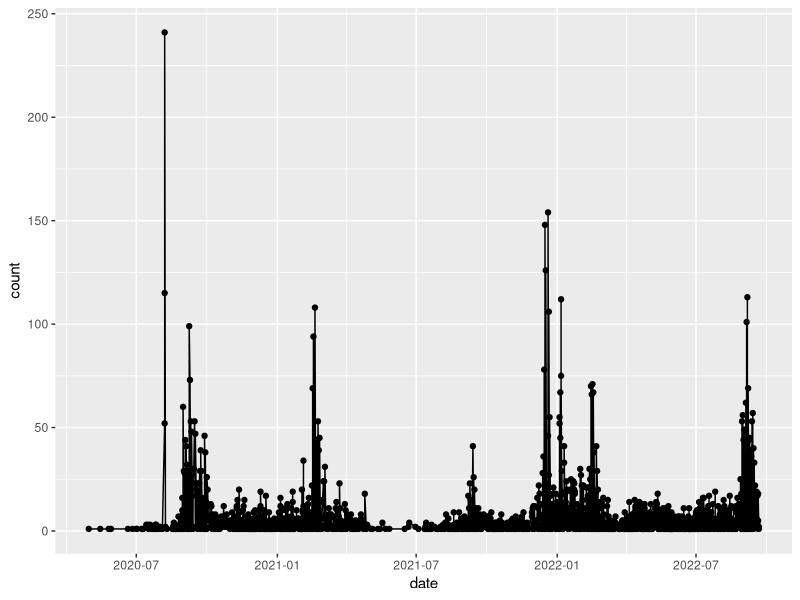

R code for this plot: (Note: this script raises an error after producing the figure.)
## ---- chunk 1
knitr::opts_chunk$set(echo = TRUE)
## ---- chunk 2
library(tidyverse)
library(lubridate)
library(dplyr)
library(writexl)

## ---- chunk 3
data <- read_csv('data.csv')
colnames(data) <- c('drop','type','role','date','count')
data <- 
  data%>% 
drop_na(drop)
data <- subset(data, select = -c(drop))


#clean date
data$date <- as.Date(parse_date_time(data$date, "dmy"))
data$year <- as.numeric(format(data$date, "%Y"))


## ---- chunk 4
#create dfs by semester
fall2020 <- data[data$date >= "2020-08-30" & data$date <= "2020-12-22", ]
spring2021 <- data[data$date >= "2021-01-25" & data$date <= "2021-05-19", ]
fall2021 <- data[data$date >= "2021-08-30" & data$date <= "2021-12-22", ]
spring2022  <- data[data$date >= "2022-01-24" & data$date <= "2022-05-18", ]
fall2022  <- data[data$date >= "2022-08-29",]


#devon semesters - adjust start date for fall 2020, end date for fall 2021
d_fall2020 <- data[data$date >= "2020-08-31" & data$date <= "2020-12-22", ]
d_spring2021 <- data[data$date >= "2021-01-25" & data$date <= "2021-05-19", ]
d_fall2021 <- data[data$date >= "2021-08-30" & data$date <= "2021-12-21", ]
d_spring2022  <- data[data$date >= "2022-01-24" & data$date <= "2022-05-18", ]
d_fall2022  <- data[data$date >= "2022-08-29",]

## ---- chunk 5
sum(fall2020$count)
sum(spring2021$count)
sum(fall2021$count)
sum(spring2022$count)
sum(fall2022$count)

#devon sums with new adjusted semesters
sum(d_fall2020$count)
sum(d_spring2021$count)
sum(d_fall2021$count)
sum(d_spring2022$count)
sum(d_fall2022$count)

## ---- chunk 6
shortfall2020 <- data[data$date >= "2020-08-30" & data$date <= "2020-09-21", ]
shortspring2021 <- data[data$date >= "2021-01-25" & data$date <= "2021-02-10", ] #why is this shorter? - devon
shortfall2021 <- data[data$date >= "2021-08-30" & data$date <= "2021-09-21", ]
shortspring2022  <- data[data$date >= "2022-01-24" & data$date <= "2022-02-11", ] #why is this shorter? - devon
fall2022  <- data[data$date >= "2022-08-29",]

#devon short sems adjusting fall 2020 start, spring 2021 end, fall 2021 end, spring 2022 end
d_shortfall2020 <- data[data$date >= "2020-08-31" & data$date <= "2020-09-21", ]
d_shortspring2021 <- data[data$date >= "2021-01-25" & data$date <= "2021-02-15", ]
d_shortfall2021 <- data[data$date >= "2021-08-30" & data$date <= "2021-09-20", ]
d_shortspring2022  <- data[data$date >= "2022-01-24" & data$date <= "2022-02-14", ]
d_fall2022  <- data[data$date >= "2022-08-29",]
## ---- chunk 7
sum(shortfall2020$count)
sum(shortspring2021$count)
sum(shortfall2021$count)
sum(shortspring2022$count)
sum(fall2022$count)

#devon sums with adjusted semesters
sum(d_shortfall2020$count)
sum(d_shortspring2021$count)
sum(d_shortfall2021$count)
sum(d_shortspring2022$count)
sum(d_fall2022$count)
## ---- chunk 8
library(ggplot2)
## ---- chunk 9
ggplot(data=data, aes(x=date, y=count, group=1)) +
  geom_line()+
  geom_point()
## ---- chunk 10
databydate <- data %>% group_by(date)
databydate <- subset(databydate, select = -c(role))


shortfall2020sr <- 
  shortfall2020%>%
  filter(type == "Self Reported")

shortspring2021sr <- 
  shortspring2021%>%
  filter(type == "Self Reported")

shortfall2021sr <- 
  shortfall2021%>%
  filter(type == "Self Reported")

shortspring2022sr <- 
  shortspring2022%>%
  filter(type == "Self Reported")

fall2022sr <- 
  fall2022%>%
  filter(type == "Self Reported")



## ---- chunk 11
sum(fall2020sr$count)
sum(spring2021sr$count)
sum(fall2021sr$count)
sum(spring2022sr$count)
sum(fall2022sr$count)



## ---- chunk 12
sum(fall2020sr$count)
sum(spring2021sr$count)
sum(fall2021sr$count)
sum(spring2022sr$count)
sum(fall2022sr$count)
## ---- chunk 13

shortfall2020u <- 
  shortfall2020%>%
  filter(type =="UHC Reported")

shortspring2021u <- 
  shortspring2021%>%
  filter(type == "UHC Reported")

shortfall2021u <- 
  shortfall2021%>%
  filter(type == "UHC Reported")

shortspring2022u <- 
  shortspring2022%>%
  filter(type == "UHC Reported")

fall2022u <- 
  fall2022%>%
  filter(type == "UHC Reported")

## ---- chunk 14
sum(fall2020u$count)
sum(spring2021u$count)
sum(fall2021u$count)
sum(spring2022u$count)
sum(fall2022u$count)
## ---- chunk 15
sum(fall2020u$count) + sum(fall2020sr$count)
sum(shortspring2021u$count) + sum(shortspring2021sr$count)
sum(shortfall2021u$count)+sum(shortfall2021sr$count)
sum(shortspring2022u$count)+sum(shortspring2022sr$count)

sum(fall2022u$count)+sum(fall2022sr$count)

## ---- chunk 16

#load in data
data <- read_csv('data.csv') %>%
  clean_names() %>%
  rename(
    date = positive_test_result_date
  ) %>%
  drop_na(question_from_laura) #%>%
  # mutate(
  #   number_of_cases = as.double(number_of_cases)
  # )

#clean date
data$date <- as.Date(parse_date_time(data$date, "dmy"))
data$year <- as.numeric(format(data$date, "%Y"))

clean_historic_data <- data %>%
  pivot_wider(names_from=primary_role, values_from=number_of_cases, values_fn = list, values_fill = 0) %>%
  clean_names() %>%
  mutate(
    student = as.character(student)
  )
  #mutate(across(student:faculty, ~replace(., lengths(.) == 0, NA))) 

#export to excel because efficiency and I don't know how
write_xlsx(clean_historic_data, "clean_historic_data.xlsx")

self_reports_clean <- clean_historic_data %>%
  filter(self_reported_or_uhc_reported == "Self Reported") 

# test
fall2020 <- clean_historic_data[clean_historic_data$date >= "2020-08-30" & clean_historic_data$date <= "2020-12-22", ]
self_reports_clean[is.null(self_reports_clean)] = 0


uhc_reports_clean <- clean_historic_data %>%
  filter(self_reported_or_uhc_reported == "UHC Reported")

## ---- chunk 17

#load in data
data <- read_csv('data.csv') %>%
  clean_names() %>%
  rename(
    date = positive_test_result_date
  ) %>%
  drop_na(question_from_laura) #%>%
  # mutate(
  #   number_of_cases = as.double(number_of_cases)
  # )

#clean date
data$date <- as.Date(parse_date_time(data$date, "dmy"))
data$year <- as.numeric(format(data$date, "%Y"))


### policy dates
historic_dates <- read_csv("historical_covid_dates.csv") %>%
  select(dates, what_happened) %>%
  rename(
    date = dates
  )

join_dates_and_cases <- historic_dates %>%
  left_join(data, by=c("date")) 

write_xlsx(join_dates_and_cases, "join_dates_and_cases.xlsx")




